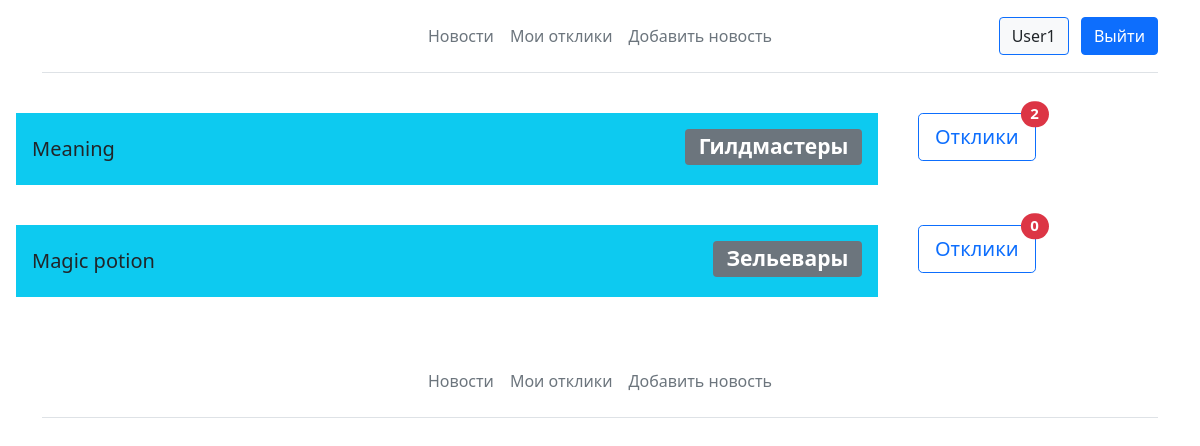
The page /newsboard/my_comments/ (signed in) on the database its author committed.
### newsboard/models.py (models this page shows, shortened)
class Post(models.Model):
    title = models.CharField('Заголовок', max_length=256)
    text = RichTextUploadingField('Текст')
    category = models.ForeignKey('Category', on_delete=models.CASCADE, verbose_name='Категория')
    author = models.ForeignKey(User, on_delete=models.CASCADE, verbose_name='Автор')
    date_of_creation = models.DateField(auto_now_add=True)
    time_of_creation = models.TimeField(auto_now_add=True)
    datetime_of_creation = models.DateTimeField(auto_now_add=True)
    date_of_last_update = models.DateField(auto_now=True)
    time_of_last_update = models.TimeField(auto_now=True)
    datetime_of_last_update = models.DateTimeField(auto_now=True)

class Category(models.Model):
    name = models.CharField(max_length=64)
    def __str__(self):
        return f'{self.name}'

class Comment(models.Model):
    author = models.ForeignKey(User, on_delete=models.CASCADE)
    text = models.TextField(max_length=1500)
    post = models.ForeignKey(Post, on_delete=models.CASCADE)
    confirmed = models.BooleanField('Подтвержден', null=True, blank=True)
    date_of_creation = models.DateField(auto_now_add=True)
    time_of_creation = models.TimeField(auto_now_add=True)
    datetime_of_creation = models.DateTimeField(auto_now_add=True)

### newsboard/views.py (the view)
# urls.py: path('my_comments/', MyComments.as_view(), name='my_comments'),
class MyComments(View):
    def get(self, request, *args, **kwargs):
        context = {
            'posts': request.user.post_set.all(),
        }
        return render(request, 'newsboard/my_comments.html', context)

### newsboard/templatetags/main_menu.py (called while the page is built)
@register.simple_tag()
def get_items_for_main_menu(request):
    is_authenticated = request.user.is_authenticated
    ITEMS = [
        {'title': 'Новости', 'url_name': 'newsboard:home'}
    ]
    if is_authenticated:
        ITEMS.append({'title': 'Мои отклики', 'url_name': 'newsboard:my_comments'})
        ITEMS.append({'title': 'Добавить новость', 'url_name': 'newsboard:create'})
    return ITEMS

### newsboard/templates/newsboard/my_comments.html
{% extends 'newsboard/base.html' %} {% block content %}
<div class="row">
    {% for post in posts %}
    <div class="col-9">
        <div class="card-body">
            <a class="navbar-brand" href="{% url 'newsboard:post_comments' post.pk %}">
                <div class="p-3 mb-2 bg-info text-dark">
                    <h3><span class="badge bg-secondary float-end">{{ post.category }}</span></h3>
                    <h5 class="card-title">{{ post.title }}</h5>
                </div>
            </a>
        </div>
    </div>
    <div class="col-3">
        <a href="{% url 'newsboard:post_comments' post.pk %}">
            <button type="button" class="btn btn-lg btn-outline-primary position-relative me-sm-3 mb-sm-3 mt-3">
                    Отклики
                    <span class="position-absolute top-0 start-100 translate-middle badge rounded-pill bg-danger">
                    {{ post.comment_set.all|length }}
                    </span>
                </button>
        </a>
    </div>
    {% endfor %}
</div>
{% endblock content %}

### newsboard/templates/newsboard/base.html (shortened to what this page needs)
{% load main_menu %}
<html lang="en">
<head>
</head>
<link href="https://cdn.jsdelivr.net/npm/bootstrap@5.1.3/dist/css/bootstrap.min.css" rel="stylesheet">
<body>
<div class="container">
    <header class="d-flex flex-wrap align-items-center justify-content-center justify-content-md-between py-3 mb-4 border-bottom">
      <a href="/" class="d-flex align-items-center col-md-3 mb-2 mb-md-0 text-dark text-decoration-none">
        <svg class="bi me-2" width="40" height="32" role="img" aria-label="Bootstrap"><use xlink:href="#bootstrap"></use></svg>
      </a>
      <ul class="nav col-12 col-md-auto mb-2 justify-content-center mb-md-0">
          {% get_items_for_main_menu request as get_items_for_main_menu %}
          {% for item in get_items_for_main_menu %}
                <li><a href="{% url item.url_name %}" class="nav-link px-2 link-secondary">{{ item.title }}</a></li>
          {% endfor %}
      </ul>
      <div class="col-md-3 text-end">
          {% if request.user.is_authenticated %}
              <button type="button" class="btn btn-outline-primary me-2 bg-light text-dark">{{ request.user }}</button>
              <a href="{% url 'account_logout' %}"><button type="button" class="btn btn-primary">Выйти</button></a>
          {% endif %}
      </div>
    </header>
  </div>
{% block content %}
{% endblock content %}
  {% include 'template_particles/footer.html' %}
</body>
</html>

### rows shown on the page
Post: category "Гилдмастеры", title "Meaning", comment_set.all|length "2"
Post: category "Зельевары", title "Magic potion", comment_set.all|length "0"

### other values the page prints
{{ item.title }} "Новости" "Мои отклики" "Добавить новость"
{{ request.user }} "User1"
